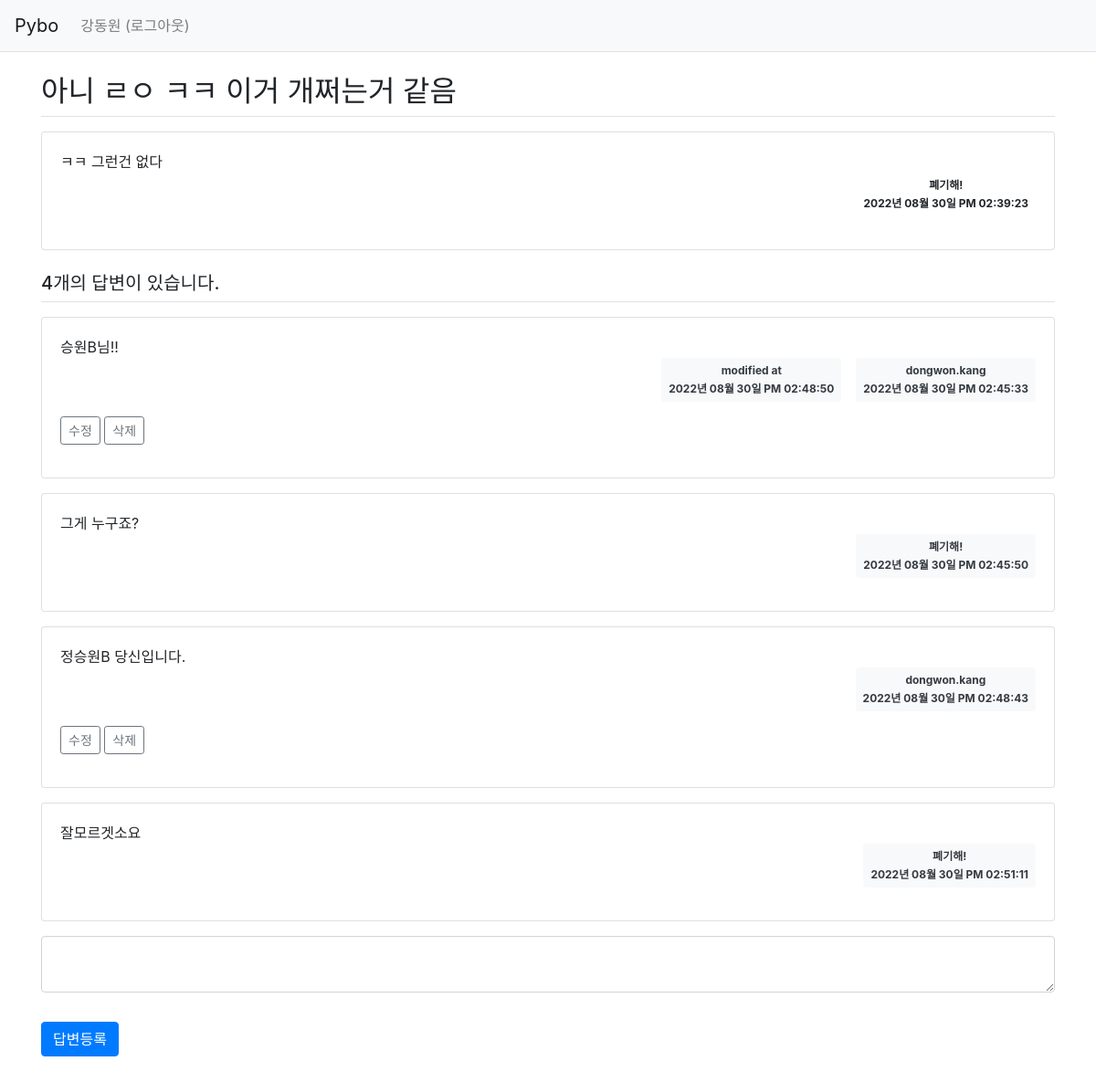
The app's page /question/detail/11/ (signed in) with its own data.
### pybo/models.py (models this page shows)
class User(db.Model):
    id = db.Column(db.Integer, primary_key=True)
    username = db.Column(db.String(150), unique=True, nullable=False)
    password = db.Column(db.String(200), nullable=False)
    email = db.Column(db.String(120), unique=True, nullable=False)
    usernick = db.Column(db.String(20), nullable=True)
    create_date = db.Column(db.DateTime(), nullable=False)
    userprofile = db.Column(db.Text(), nullable=True)

class Question(db.Model):
    id = db.Column(db.Integer, primary_key = True)
    subject = db.Column(db.String(200), nullable=False)
    content = db.Column(db.Text(), nullable=False)
    create_date = db.Column(db.DateTime(), nullable=False)
    user_id = db.Column(db.Integer, db.ForeignKey('user.id', ondelete='CASCADE'), nullable=False)
    user = db.relationship('User', backref=db.backref('question_set'))
    modify_date = db.Column(db.DateTime(), nullable=True)

class Answer(db.Model):
    id = db.Column(db.Integer, primary_key = True)
    question_id = db.Column(db.Integer, db.ForeignKey('question.id', ondelete='CASCADE'))
    question = db.relationship('Question', backref=db.backref('answer_set',))
    content = db.Column(db.Text(), nullable=False)
    create_date = db.Column(db.DateTime(), nullable=False)
    user_id = db.Column(db.Integer, db.ForeignKey('user.id', ondelete='CASCADE'), nullable=False)
    user = db.relationship('User', backref=db.backref('answer_set'))
    modify_date = db.Column(db.DateTime(), nullable=True)

### pybo/views/question_views.py (the view)
@bp.route('/detail/<int:question_id>/')
def detail(question_id):
    form = AnswerForm()
    question = Question.query.get_or_404(question_id)
    return render_template('question/question_detail.html', question=question, form=form)

### pybo/forms.py
class AnswerForm(FlaskForm):
    content = TextAreaField('내용', validators=[DataRequired('내용은 필수 입력입력 항목입니다.')])

### pybo/filter.py (called while the page is built)
def format_datetime(value, fmt='%Y년 %m월 %d일 %p %I:%M:%S'):
    return value.strftime(fmt)

### pybo/views/auth_views.py (called while the page is built)
@bp.before_app_request
def load_logged_in_user():
    user_id = session.get('user_id')
    if user_id is None:
        g.user = None
    else:
        g.user = User.query.get(user_id)

### pybo/templates/question/question_detail.html (shortened to what this page needs)
{% extends 'base.html' %}
{% block content %}
<link rel="stylesheet" href="{{url_for('static', filename='bootstrap.min.css')}}">
<div class="container my-3">
    <h2 class="border-bottom py-2">{{question.subject}}</h2>
    <div class="card my-3">
        <div class="card-body">
            <div class="card-text" style="white-space: pre-line;">{{question.content}}</div>
            <div class="d-flex justify-content-end">
                <div class="badge badge-lite p-2 text-start">
                    <div class="mb-2">{{ question.user.usernick }}</div>
                    <div>{{ question.create_date|datetime }}</div>
                </div>
            </div>
        </div>
    </div>
    <h5 class="border-bottom my-3 py-2">{{ question.answer_set|length }}개의 답변이 있습니다.</h5>
    {% for answer in question.answer_set %}
    <div class="card my-3">
        <div class="card-body">
            <div class="card-text" style="white-space: pre-line;">{{answer.content}}</div>
            <div class="d-flex justify-content-end">
                {% if answer.modify_date %}
                <div class="badge bg-light text-dark p-2 text-start mx-3">
                    <div class="mb-2">modified at</div>
                    <div>{{ answer.modify_date|datetime }}</div>
                </div>
                {% endif %}
                <div class="badge bg-light text-dark p-2 text-start">
                  <div class="mb-2">{{ answer.user.usernick }}</div>
                  <div>{{ answer.create_date|datetime }}</div>
                </div>
            </div>
            <div class="my-3">
                {% if g.user == answer.user %}
                <a href="{{ url_for('answer.modify', answer_id=answer.id) }}"
                   class="btn btn-sm btn-outline-secondary">수정</a>
                <a href="#" class="delete btn btn-sm btn-outline-secondary "
                   data-uri="{{ url_for('answer.delete', answer_id=answer.id) }}">삭제</a>
                {% endif %}
            </div>
        </div>
    </div>
    {% endfor %}
    <form action="{{url_for('answer.create', question_id=question.id) }}" method="post" class="my-3">
        <div class="form-group">
            <textarea {% if not g.user %}disabled{% endif %} name="content" id="content" class="form-control" row="10"></textarea>
        </div>
        <input type="submit" value="답변등록" class="btn btn-primary my-3">
    </form>
</div>
{% endblock %}

### pybo/templates/navbar.html (shortened to what this page needs)
<nav class="navbar navbar-expand-lg navbar-light bg-light border-bottom">
    <a class="navbar-brand" href="{{ url_for('main.index') }}">Pybo</a>
    <div class="collapse navbar-collapse flex-grow-0" id="navbarNav">
        {% if g.user %}
        <ul class="navbar-nav">
            <li class="nav-item ">
                <a class="nav-link" href="{{ url_for('auth.logout') }}">{{ g.user.username }} (로그아웃)</a>
            </li>
        </ul>
        {% endif %}
    </div>
</nav>

### pybo/static/style.css (style rules this page uses)
textarea { width:100% }
input[type=submit] { margin-top : 10px }

### records on screen
User: user.username "강동원"
Question: subject "아니 ㄹㅇ ㅋㅋ 이거 개쩌는거 같음", content "ㅋㅋ 그런건 없다", create_date "2022년 08월 30일 PM 02:39:23"
User: user.usernick "폐기해!"
Answer: content "승원B님!!", modify_date "2022년 08월 30일 PM 02:48:50", user.usernick "dongwon.kang", create_date "2022년 08월 30일 PM 02:45:33"
Answer: content "그게 누구죠?", user.usernick "폐기해!", create_date "2022년 08월 30일 PM 02:45:50"
Answer: content "정승원B 당신입니다.", user.usernick "dongwon.kang", create_date "2022년 08월 30일 PM 02:48:43"
Answer: content "잘모르겟소요", user.usernick "폐기해!", create_date "2022년 08월 30일 PM 02:51:11"

### other values on screen
{{ question.answer_set|length }} "4"
